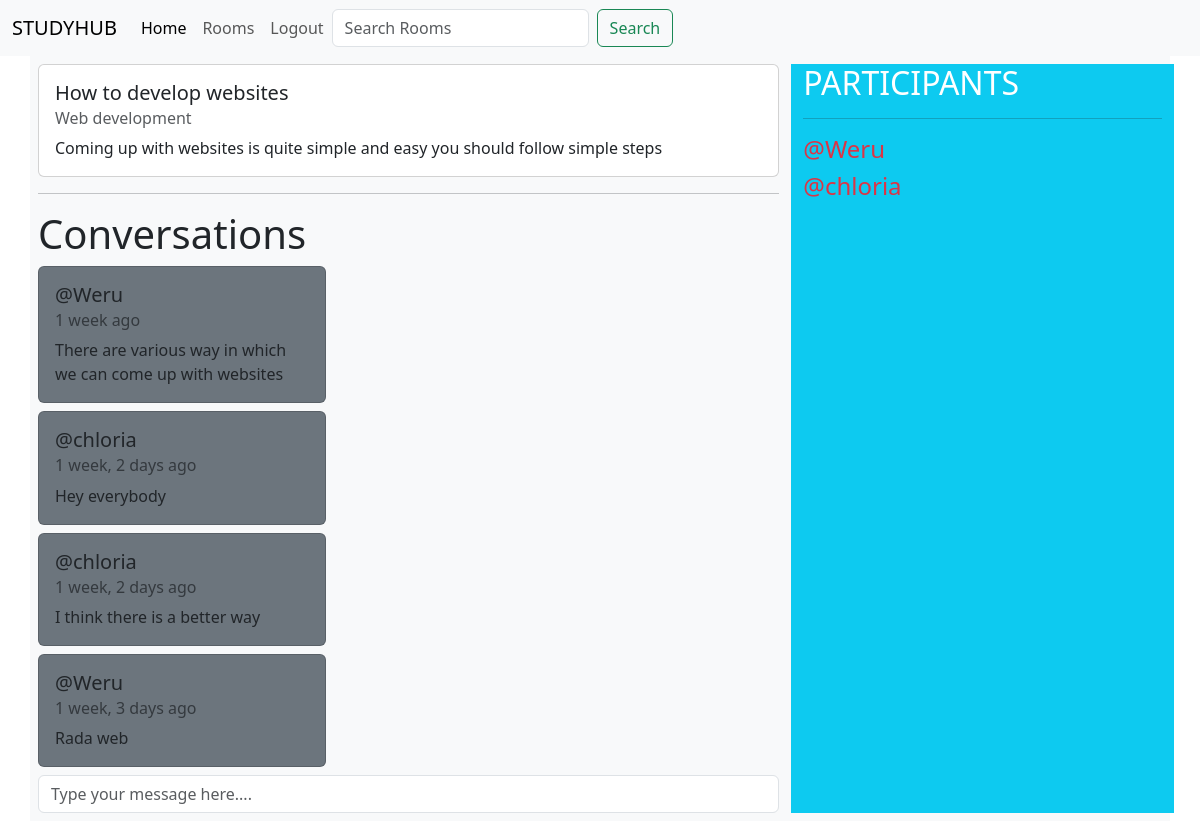
Screenshot of /room/11/ (signed in) with the database file from the repository.
### room/models.py (models this page shows, shortened)
class Room(models.Model):
    host =models.ForeignKey(User, on_delete=models.SET_NULL, null=True)
    topic = models.ForeignKey(Topic , on_delete=models.SET_NULL, null=True)
    name = models.CharField(max_length=200)
    description = models.TextField( null=True , blank=True)
    participants = models.ManyToManyField(User, related_name='participants', blank=True)
    updated = models.DateField(auto_now=True)
    created = models.DateTimeField(auto_now_add=True)
    class Meta:
        ordering = ['-updated', '-created']

class Topic(models.Model):
    name = models.CharField(max_length=200)
    def __str__(self):
        return self.name

class Message(models.Model):
    user= models.ForeignKey(User ,on_delete=models.CASCADE)
    room = models.ForeignKey(Room, on_delete=models.CASCADE)
    body = models.TextField()
    updated = models.DateField(auto_now=True)
    created = models.DateTimeField(auto_now_add=True)
    class Meta:
        ordering = ['-updated', '-created']

### room/views.py (the view, shortened to what this page needs)
# urls.py: path('room/<str:pk>/', views.get_room, name='room'),
@login_required(login_url='login')
def get_room(request, pk):
    room = Room.objects.get(id=pk)
    room_messages = room.message_set.all()
    participants = room.participants.all()
    context = {'room': room, 'room_messages': room_messages,
               'participants': participants}
    return render(request, 'components/room.html', context)

### templates/components/room.html
{% extends 'base.html' %} {% block content %}
<div class="container bg-light p-2">
  <div class="row">
    <div class="col-md-8">
      {% include 'sections/roomdesc.html' %}
      <hr />
      <div>
        <h1>Conversations</h1>
        {% for message in room_messages %}
         {% include 'sections/messcard.html' %}
        {% endfor %} {% if request.user.is_authenticated %}
        <div class="mt-2">
          {% include 'sections/messinput.html' %}
        </div>
        {% endif %}
      </div>
    </div>
    <div class="col-md-4 bg-info">
      <h2 class="text-white">PARTICIPANTS</h2>
      <hr />
      {% for user in participants %}
      <h4 class="text-danger">@{{user}}</h4>
      {% endfor %}
    </div>
  </div>
</div>
{% endblock %}

### templates/sections/roomdesc.html
<div class="card" style="width: 100%">
    <div class="card-body">
      <h5 class="card-title">{{room.name}}</h5>
      <h6 class="card-subtitle mb-2 text-body-secondary">{{room.topic}}</h6>
      <p class="card-text">{{room.description}}</p>
    </div>
  </div>

### templates/sections/messcard.html (shortened to what this page needs)
<div class="card mt-2 bg-secondary" style="width: 18rem">
    <div class="card-body">
      <h5 class="card-title">@{{message.user}}</h5>
      <h6 class="card-subtitle mb-2 text-body-secondary">
        {{message.created|timesince}} ago
      </h6>
      <p class="card-text">{{message.body}}</p>
    </div>
  </div>

### rows the page displays
Room: name "How to develop websites", topic "Web development", description "Coming up with websites is quite simple and easy you should follow simple steps"
Message: user "Weru", created "1 week", body "There are various way in which we can come up with websites"
Message: user "chloria", created "1 week, 2 days", body "Hey everybody"
Message: user "chloria", created "1 week, 2 days", body "I think there is a better way"
Message: user "Weru", created "1 week, 3 days", body "Rada web"

### other values shown
{{ user }} "Weru"
{{ user }} "chloria"
